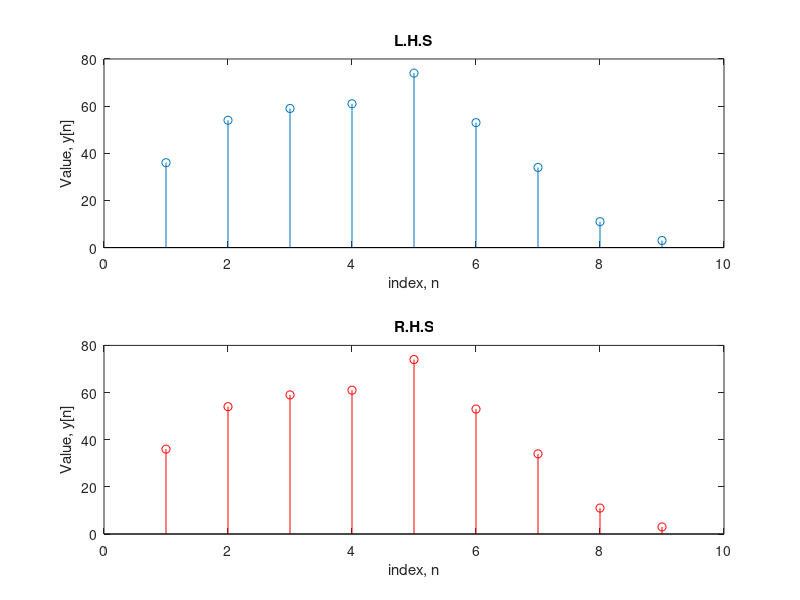

The MATLAB source for this figure:
%Task5
x1 = [3 1 1];
x2 = [4 2 1];
x3 = [3 2 1 2 3];
y1 = conv(x1,x2);
y2 = conv(y1,x3);
subplot(2,1,1);
stem(y2);
title('L.H.S');
xlabel('index, n');
ylabel('Value, y[n]');
y3=conv(x2,x3);
y4=conv(y3,x1);
subplot(2,1,2);
stem(y4,'r');
title('R.H.S');
xlabel('index, n');
ylabel('Value, y[n]');

